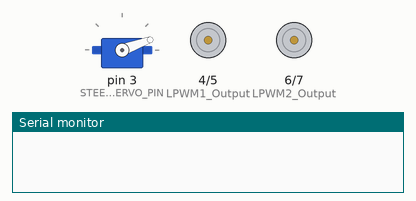
Bench run of a sketch on a simulated Arduino Mega 2560, built with avr-gcc and run on an emulated ATmega2560. Shown: servo, motor-driver pin pairs drawn as motors (green arrow = first pin HIGH = forward, orange = second pin HIGH = backward, longer = more drive), the last lines printed to the serial monitor.

Above: at 0.1 s.
At 1.1 s:
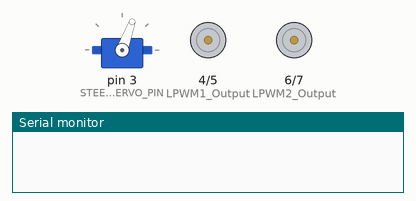
At 3.1 s:
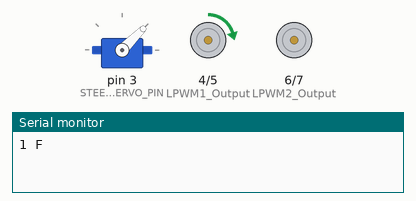
At 23.1 s:
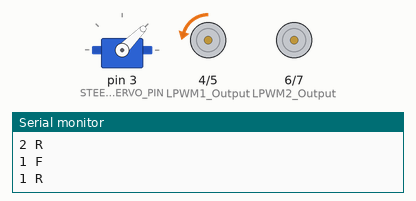
Timing chart, 0 to 40.0 s (numbered marks = the images above):
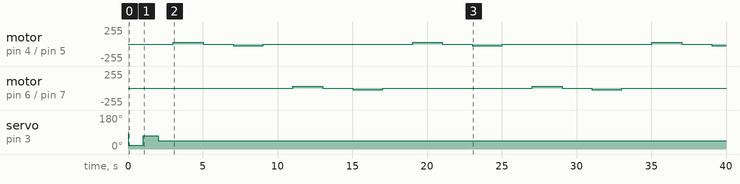

The sketch:

motor_drive_test.ino
```cpp
#include <Servo.h>
#include <Wire.h>
#include <SoftwareSerial.h>


const int RPWM2_Output = 7;
const int LPWM2_Output = 6;

const int RPWM1_Output = 5;
const int LPWM1_Output = 4;
const int STEERING_SERVO_PIN = 3;


const int PIN_PING_PONG_LED = 50;

const int speedModifier = 50;
const int maxForward = 512 + speedModifier;
const int maxReverse = 512 - speedModifier;

Servo steering_servo;

int lastSteer = 0;

void setup() {
    Serial.begin(115200);
      steering_servo.attach(STEERING_SERVO_PIN);
steerServo(20);
delay(1000);
steerServo(70);
delay(1000);
steerServo(45);
delay(1000);
}

void loop() {

 Serial.println("1 F");
drive(maxForward, 1);

delay(2000);
stop();
delay(2000);
Serial.println("1 R");
drive(maxReverse, 1);

delay(2000);
stop();
delay(2000);

Serial.println("2 F");
drive(maxForward, 2);


delay(2000);
stop();
delay(2000);
Serial.println("2 R");
drive(maxReverse, 2);

delay(2000);
stop();
delay(2000);


}


void drive(int s, int m) {


  if (s < 512)
  {
    // reverse rotation
    int reversePWM = -(s - 511) / 2;
    if (m == 1) {
    analogWrite(LPWM1_Output, 0);
    analogWrite(RPWM1_Output, reversePWM);
    } else {
          analogWrite(LPWM2_Output, 0);
    analogWrite(RPWM2_Output, reversePWM);
    }
  }
  else
  {
    // forward rotation
    int forwardPWM = (s - 512) / 2;
    if (m == 1) {
    analogWrite(RPWM1_Output, 0);
    analogWrite(LPWM1_Output, forwardPWM);
    } else {
        analogWrite(RPWM2_Output, 0);
    analogWrite(LPWM2_Output, forwardPWM);
    }
  }

}


void steerServo(int newPos) {
  //  log("steerServo");
  if (lastSteer != newPos) {
    if (newPos <= 70 && newPos >= 20) {
       steering_servo.attach(STEERING_SERVO_PIN);
      delay(10);
      lastSteer = newPos;
   //   Serial << "Steering " << newPos;
      steering_servo.write(newPos);

    }
  }
}


void stop() {
//   steering_servo.detach();

  analogWrite(LPWM1_Output, 0);
  analogWrite(RPWM1_Output, 0);
    analogWrite(LPWM2_Output, 0);
  analogWrite(RPWM2_Output, 0);
}
```

Measured:
- by itself, motor on pin 4 (LPWM1_Output) / pin 5 (RPWM1_Output): repeats every 16.0 s: stopped 2.0 s, backward 24/255 2.0 s, stopped 10.0 s, forward 25/255 2.0 s
- by itself, motor on pin 6 (LPWM2_Output) / pin 7 (RPWM2_Output): stopped → forward 25/255 at 11.0 s, → stopped 2.0 s later, → backward 24/255 2.0 s later, → stopped 2.0 s later, … (8 changes in this stretch)
